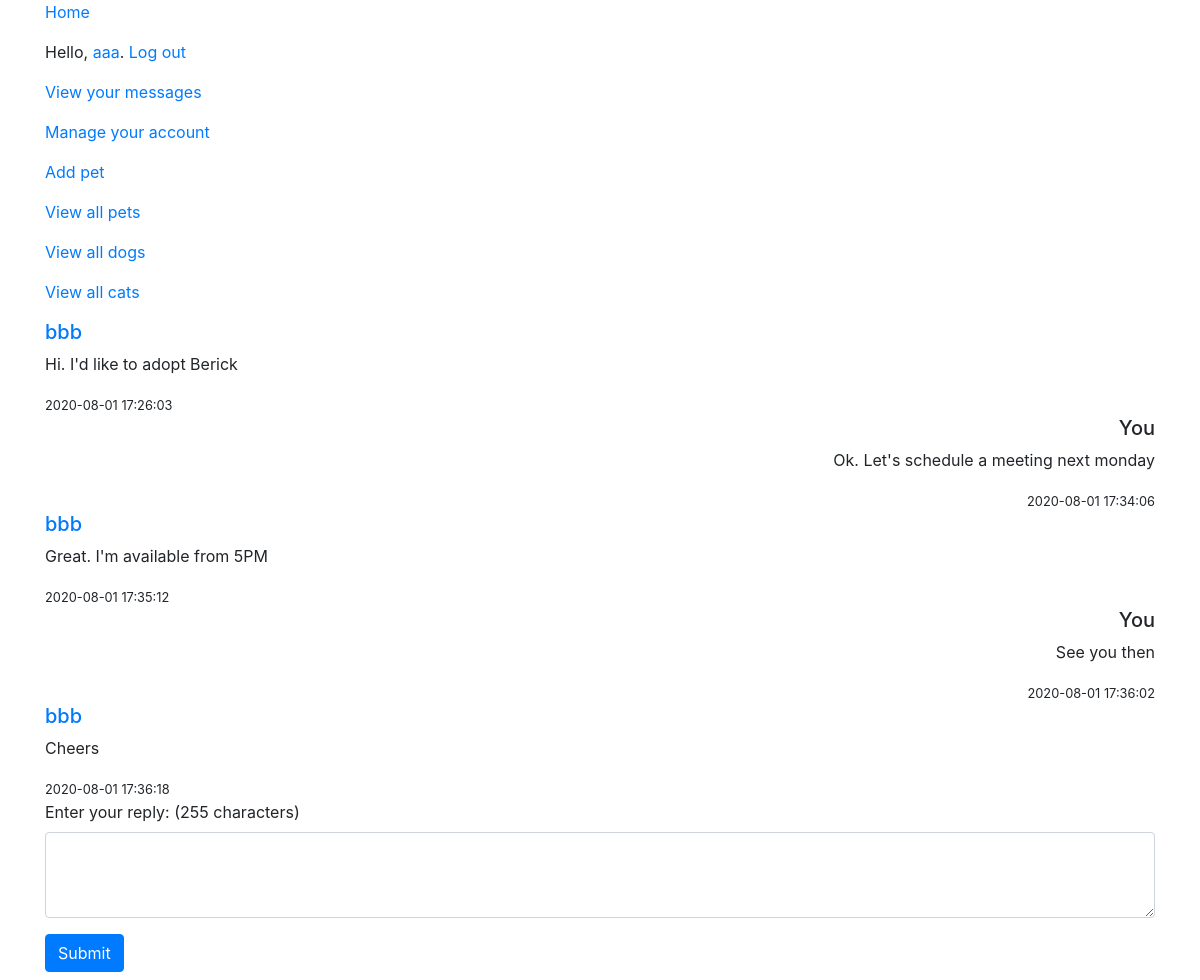
/messages/6 (signed in), run on the app's committed database.
### tables this page shows
CREATE TABLE "users" (
	"id"	integer PRIMARY KEY AUTOINCREMENT,
	"username"	text,
	"email"	text,
	"hash"	text,
	"location"	text,
	"shelter"	TEXT
);

CREATE TABLE "messages" (
	"id"	integer PRIMARY KEY AUTOINCREMENT,
	"sender"	integer,
	"thread_id"	integer,
	"message"	text,
	"timestamp"	datetime,
	"read"	INTEGER,
	FOREIGN KEY("sender") REFERENCES "users"("id"),
	FOREIGN KEY("thread_id") REFERENCES "threads"("id")
);

### app.py (the view)
@app.route('/messages/<thread_id>')
@login_required
def messages(thread_id):
    user = session.get("user")
    user_id = session.get("user_id")
    db = sqlite3.connect('app.db')
    c = db.cursor()
    rows = c.execute('''
        SELECT * FROM threads WHERE (id = ? AND user1 = ?) OR (id = ? AND user2 = ?)
    ''', (thread_id, user_id, thread_id, user_id)).fetchall()
    if len(rows) == 0:
        return redirect("/")
    messages = c.execute('''
        SELECT m.*, u.username AS from_user, t.user1, t.user2, t.subject FROM messages m
        LEFT JOIN users u ON u.id = m.sender
		LEFT JOIN threads t on m.thread_id = t.id
        LEFT JOIN users u1 on t.user1 = u1.id
		LEFT JOIN users u2 on t.user2 = u2.id
        WHERE thread_id = ?
    ''', (thread_id)).fetchall()
    return render_template("messages.html", user=user, user_id=user_id, messages=messages)

### app.py (called while the page is built)
@app.after_request
def after_request(response):
    response.headers['Cache-Control'] = 'no-cache, no-store, must-revalidate'
    response.headers['Expires'] = 0
    response.headers['Pragma'] = 'no-cache'
    return response

### helpers.py (called while the page is built)
def login_required(f):
    @wraps(f)
    def decorated_function(*args, **kwargs):
        if session.get("user") is None:
            return redirect("/login")
        return f(*args, **kwargs)
    return decorated_function

### templates/messages.html (shortened to what this page needs)
{% extends "layout.html" %}
{% block main %}
<div class="container">
    {% for message in messages %}
    {% if message[1] == user_id %}
    <div class="media right">
    {% else %}
    <div class="media">
    {% endif %}
        <div class="media-body">
            {% if message[1] == user_id %}
            <h5 class="mt-0">You</h5>
            {% else %}
            <h5 class="mt-0"><a href="/members/{{ message[6] }}">{{ message[6] }}</a></h5>
            {% endif %}
            <p>{{ message[3] }}</p>
            <small>{{ message[4][:19] }}</small>
        </div>
    </div>
    {% endfor %}
    {% if messages[0][8] == user %}
    <form action="/contact/{{ messages[0][10] }}" method="POST">
    {% else %}
    <form action="/contact/{{ messages[0][8] }}" method="POST">
    {% endif %}
        <div class="form-group">
            <label for="message">Enter your reply: (<span id="characters">255</span> character<span id="plural">s</span>)</label>
            <textarea name="message" class="form-control" id="message" rows="3" maxlength="255"></textarea>
        </div>
        <button type="submit" class="btn btn-primary mb-2">Submit</button>
    </form>
</div>
{% endblock %}

### templates/layout.html (shortened to what this page needs)
<!doctype html>
<html lang="en">
<head>
    <link rel="stylesheet" href="https://stackpath.bootstrapcdn.com/bootstrap/4.5.0/css/bootstrap.min.css">
    <link rel="stylesheet" type="text/css" href="/static/css/style.css"> {% block links %}{% endblock %}
</head>
<body>
    <div class="container">
        <p><a href="/">Home</a></p>
        {% if user %}
        <p>Hello, <a href="/members/{{ user }}">{{ user }}</a>. <a href="/logout">Log out</a></p>
        <p><a href="/messages">View your messages</a></p>
        <p><a href="/account">Manage your account</a></p>
        <p><a href="/add_pet">Add pet</a></p>
        {% else %}
        <p>Hello, visitor. Please <a href="/register">register</a> or <a href="/login">log in</a></p>
        {% endif %}
        <p><a href="/pets">View all pets</a></p>
        <p><a href="/pets/dogs">View all dogs</a></p>
        <p><a href="/pets/cats">View all cats</a></p>
    </div>
    {% block main %}{% endblock %}
</body>
</html>

### static/css/style.css (style rules this page uses)
.right { text-align: right; }

### data on the page
users: username "aaa"
messages: username "bbb", message "Hi. I'd like to adopt Berick", timestamp "2020-08-01 17:26:03"
messages: shows "You", message "Ok. Let's schedule a meeting next monday", timestamp "2020-08-01 17:34:06"
messages: username "bbb", message "Great. I'm available from 5PM", timestamp "2020-08-01 17:35:12"
messages: shows "You", message "See you then", timestamp "2020-08-01 17:36:02"
messages: username "bbb", message "Cheers", timestamp "2020-08-01 17:36:18"
